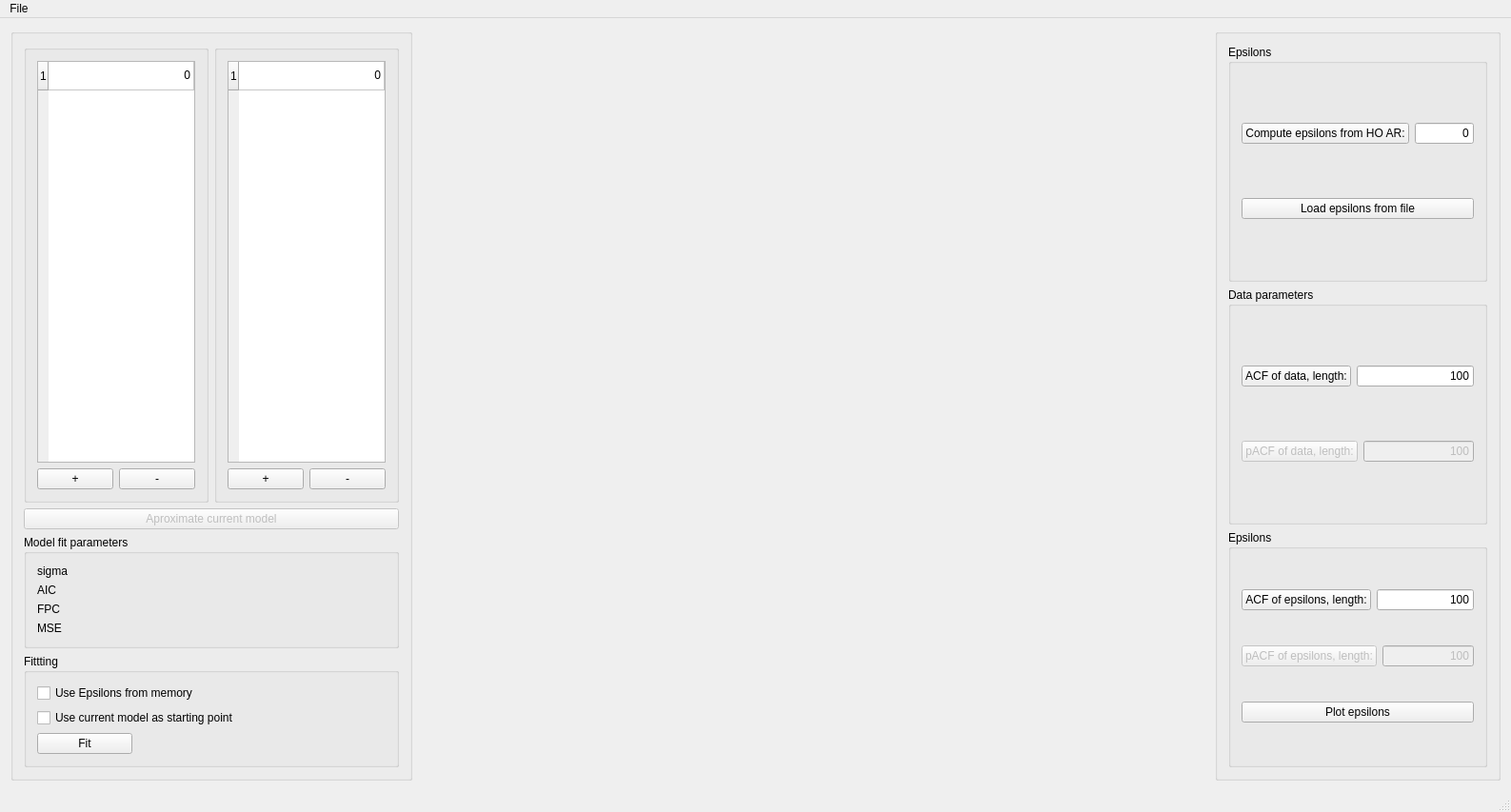
<?xml version="1.0" encoding="UTF-8"?>
<ui version="4.0">
 <class>ARMAXmainWindow</class>
 <widget class="QMainWindow" name="ARMAXmainWindow">
  <property name="geometry">
   <rect>
    <x>0</x>
    <y>0</y>
    <width>1587</width>
    <height>853</height>
   </rect>
  </property>
  <property name="minimumSize">
   <size>
    <width>1024</width>
    <height>760</height>
   </size>
  </property>
  <property name="baseSize">
   <size>
    <width>1024</width>
    <height>760</height>
   </size>
  </property>
  <property name="windowTitle">
   <string>ARMAXmainWindow</string>
  </property>
  <property name="dockOptions">
   <set>QMainWindow::AllowTabbedDocks|QMainWindow::AnimatedDocks|QMainWindow::GroupedDragging</set>
  </property>
  <widget class="QWidget" name="centralWidget">
   <property name="sizePolicy">
    <sizepolicy hsizetype="Expanding" vsizetype="Expanding">
     <horstretch>0</horstretch>
     <verstretch>0</verstretch>
    </sizepolicy>
   </property>
   <property name="minimumSize">
    <size>
     <width>1447</width>
     <height>704</height>
    </size>
   </property>
   <layout class="QHBoxLayout" name="horizontalLayout_7">
    <item>
     <widget class="QGroupBox" name="Leftcontrols">
      <property name="minimumSize">
       <size>
        <width>100</width>
        <height>0</height>
       </size>
      </property>
      <property name="maximumSize">
       <size>
        <width>350</width>
        <height>16777215</height>
       </size>
      </property>
      <layout class="QVBoxLayout" name="verticalLayout_2">
       <property name="sizeConstraint">
        <enum>QLayout::SetMinimumSize</enum>
       </property>
       <item>
        <layout class="QHBoxLayout" name="horizontalLayout">
         <item>
          <widget class="QGroupBox" name="ARParametersSection">
           <property name="title">
            <string/>
           </property>
           <layout class="QVBoxLayout" name="verticalLayout_5">
            <item>
             <widget class="QTableWidget" name="ARTable">
              <property name="contextMenuPolicy">
               <enum>Qt::PreventContextMenu</enum>
              </property>
              <property name="sizeAdjustPolicy">
               <enum>QAbstractScrollArea::AdjustIgnored</enum>
              </property>
              <property name="rowCount">
               <number>1</number>
              </property>
              <attribute name="horizontalHeaderVisible">
               <bool>false</bool>
              </attribute>
              <attribute name="horizontalHeaderMinimumSectionSize">
               <number>46</number>
              </attribute>
              <attribute name="horizontalHeaderShowSortIndicator" stdset="0">
               <bool>false</bool>
              </attribute>
              <attribute name="horizontalHeaderStretchLastSection">
               <bool>true</bool>
              </attribute>
              <attribute name="verticalHeaderStretchLastSection">
               <bool>false</bool>
              </attribute>
              <row/>
              <column>
               <property name="text">
                <string>AR</string>
               </property>
              </column>
              <item row="0" column="0">
               <property name="text">
                <string>0</string>
               </property>
               <property name="textAlignment">
                <set>AlignTrailing|AlignVCenter</set>
               </property>
              </item>
             </widget>
            </item>
            <item>
             <layout class="QHBoxLayout" name="ARChangeSection">
              <item>
               <widget class="QPushButton" name="IncreaseARButton">
                <property name="text">
                 <string>+</string>
                </property>
               </widget>
              </item>
              <item>
               <widget class="QPushButton" name="DecreaseARButton">
                <property name="text">
                 <string>-</string>
                </property>
               </widget>
              </item>
             </layout>
            </item>
           </layout>
          </widget>
         </item>
         <item>
          <widget class="QGroupBox" name="MAParametersSection">
           <property name="title">
            <string/>
           </property>
           <layout class="QVBoxLayout" name="verticalLayout_9">
            <item>
             <widget class="QTableWidget" name="MATable">
              <property name="contextMenuPolicy">
               <enum>Qt::PreventContextMenu</enum>
              </property>
              <property name="sizeAdjustPolicy">
               <enum>QAbstractScrollArea::AdjustIgnored</enum>
              </property>
              <property name="rowCount">
               <number>1</number>
              </property>
              <attribute name="horizontalHeaderVisible">
               <bool>false</bool>
              </attribute>
              <attribute name="horizontalHeaderMinimumSectionSize">
               <number>46</number>
              </attribute>
              <attribute name="horizontalHeaderShowSortIndicator" stdset="0">
               <bool>false</bool>
              </attribute>
              <attribute name="horizontalHeaderStretchLastSection">
               <bool>true</bool>
              </attribute>
              <attribute name="verticalHeaderStretchLastSection">
               <bool>false</bool>
              </attribute>
              <row/>
              <column>
               <property name="text">
                <string>MA</string>
               </property>
              </column>
              <item row="0" column="0">
               <property name="text">
                <string>0</string>
               </property>
               <property name="textAlignment">
                <set>AlignTrailing|AlignVCenter</set>
               </property>
              </item>
             </widget>
            </item>
            <item>
             <layout class="QHBoxLayout" name="ModelOrderChangeSection_2">
              <item>
               <widget class="QPushButton" name="IncreaseMAButton">
                <property name="text">
                 <string>+</string>
                </property>
               </widget>
              </item>
              <item>
               <widget class="QPushButton" name="DecreaseMAButton">
                <property name="text">
                 <string>-</string>
                </property>
               </widget>
              </item>
             </layout>
            </item>
           </layout>
          </widget>
         </item>
        </layout>
       </item>
       <item>
        <widget class="QPushButton" name="AproximationButton">
         <property name="enabled">
          <bool>false</bool>
         </property>
         <property name="text">
          <string>Aproximate current model</string>
         </property>
        </widget>
       </item>
       <item>
        <widget class="QGroupBox" name="ModelFitParametrsSection">
         <property name="title">
          <string>Model fit parameters</string>
         </property>
         <layout class="QVBoxLayout" name="verticalLayout_4">
          <item>
           <widget class="QLabel" name="SigmaLabel">
            <property name="text">
             <string>sigma</string>
            </property>
           </widget>
          </item>
          <item>
           <widget class="QLabel" name="AIClabel">
            <property name="text">
             <string>AIC</string>
            </property>
           </widget>
          </item>
          <item>
           <widget class="QLabel" name="FPClabel">
            <property name="text">
             <string>FPC</string>
            </property>
           </widget>
          </item>
          <item>
           <widget class="QLabel" name="MSElabel">
            <property name="text">
             <string>MSE</string>
            </property>
           </widget>
          </item>
         </layout>
        </widget>
       </item>
       <item>
        <widget class="QGroupBox" name="FittingSection">
         <property name="sizePolicy">
          <sizepolicy hsizetype="Preferred" vsizetype="Preferred">
           <horstretch>0</horstretch>
           <verstretch>0</verstretch>
          </sizepolicy>
         </property>
         <property name="title">
          <string>Fittting</string>
         </property>
         <property name="alignment">
          <set>Qt::AlignLeading|Qt::AlignLeft|Qt::AlignTop</set>
         </property>
         <layout class="QVBoxLayout" name="verticalLayout">
          <item>
           <widget class="QCheckBox" name="UseEpsilonsCheckbox">
            <property name="text">
             <string>Use Epsilons from memory</string>
            </property>
           </widget>
          </item>
          <item>
           <widget class="QCheckBox" name="UseStartingPointCheckbox">
            <property name="text">
             <string>Use current model as starting point </string>
            </property>
           </widget>
          </item>
          <item>
           <widget class="QPushButton" name="FitButton">
            <property name="sizePolicy">
             <sizepolicy hsizetype="Expanding" vsizetype="Fixed">
              <horstretch>0</horstretch>
              <verstretch>0</verstretch>
             </sizepolicy>
            </property>
            <property name="maximumSize">
             <size>
              <width>100</width>
              <height>16777215</height>
             </size>
            </property>
            <property name="layoutDirection">
             <enum>Qt::LeftToRight</enum>
            </property>
            <property name="text">
             <string>Fit</string>
            </property>
           </widget>
          </item>
         </layout>
        </widget>
       </item>
      </layout>
     </widget>
    </item>
    <item>
     <widget class="QCustomPlot" name="Chart" native="true">
      <property name="enabled">
       <bool>true</bool>
      </property>
      <property name="minimumSize">
       <size>
        <width>800</width>
        <height>600</height>
       </size>
      </property>
      <property name="mouseTracking">
       <bool>true</bool>
      </property>
      <property name="contextMenuPolicy">
       <enum>Qt::NoContextMenu</enum>
      </property>
     </widget>
    </item>
    <item>
     <widget class="QGroupBox" name="RightControls">
      <property name="maximumSize">
       <size>
        <width>300</width>
        <height>16777215</height>
       </size>
      </property>
      <layout class="QVBoxLayout" name="verticalLayout_3">
       <item>
        <widget class="QGroupBox" name="EpsilonsLoadSection">
         <property name="title">
          <string>Epsilons</string>
         </property>
         <layout class="QVBoxLayout" name="verticalLayout_6">
          <item>
           <layout class="QHBoxLayout" name="ComputeEpsilonsSection">
            <item>
             <widget class="QPushButton" name="ComputeEpsilonsButton">
              <property name="enabled">
               <bool>true</bool>
              </property>
              <property name="text">
               <string>Compute epsilons from HO AR:</string>
              </property>
             </widget>
            </item>
            <item>
             <widget class="QLineEdit" name="HighOrderARedit">
              <property name="enabled">
               <bool>true</bool>
              </property>
              <property name="text">
               <string>0</string>
              </property>
              <property name="alignment">
               <set>Qt::AlignRight|Qt::AlignTrailing|Qt::AlignVCenter</set>
              </property>
             </widget>
            </item>
           </layout>
          </item>
          <item>
           <layout class="QHBoxLayout" name="LoadEpsilonsFromFileSection">
            <item>
             <widget class="QPushButton" name="LoadEpsilonsButton">
              <property name="enabled">
               <bool>true</bool>
              </property>
              <property name="text">
               <string>Load epsilons from file</string>
              </property>
             </widget>
            </item>
           </layout>
          </item>
         </layout>
        </widget>
       </item>
       <item>
        <widget class="QGroupBox" name="DataParametersSection">
         <property name="title">
          <string>Data parameters</string>
         </property>
         <layout class="QVBoxLayout" name="verticalLayout_7">
          <item>
           <layout class="QHBoxLayout" name="ACFofDataSection">
            <item>
             <widget class="QPushButton" name="ACFdataButton">
              <property name="enabled">
               <bool>true</bool>
              </property>
              <property name="text">
               <string>ACF of data, length:</string>
              </property>
             </widget>
            </item>
            <item>
             <widget class="QLineEdit" name="ACFdataLengthBox">
              <property name="enabled">
               <bool>true</bool>
              </property>
              <property name="text">
               <string>100</string>
              </property>
              <property name="alignment">
               <set>Qt::AlignRight|Qt::AlignTrailing|Qt::AlignVCenter</set>
              </property>
             </widget>
            </item>
           </layout>
          </item>
          <item>
           <layout class="QHBoxLayout" name="pACFdataSection">
            <item>
             <widget class="QPushButton" name="pACFdataButton">
              <property name="enabled">
               <bool>false</bool>
              </property>
              <property name="text">
               <string>pACF of data, length:</string>
              </property>
             </widget>
            </item>
            <item>
             <widget class="QLineEdit" name="pACFdataLengthBox">
              <property name="enabled">
               <bool>false</bool>
              </property>
              <property name="text">
               <string>100</string>
              </property>
              <property name="alignment">
               <set>Qt::AlignRight|Qt::AlignTrailing|Qt::AlignVCenter</set>
              </property>
             </widget>
            </item>
           </layout>
          </item>
         </layout>
        </widget>
       </item>
       <item>
        <widget class="QGroupBox" name="EpsilonsParametersSection">
         <property name="title">
          <string>Epsilons</string>
         </property>
         <layout class="QVBoxLayout" name="verticalLayout_8">
          <item>
           <layout class="QHBoxLayout" name="ACFofEpsilonsSection">
            <item>
             <widget class="QPushButton" name="ACFepsilonsButton_2">
              <property name="enabled">
               <bool>true</bool>
              </property>
              <property name="text">
               <string>ACF of epsilons, length:</string>
              </property>
             </widget>
            </item>
            <item>
             <widget class="QLineEdit" name="ACFepsilonsLengthBox">
              <property name="enabled">
               <bool>true</bool>
              </property>
              <property name="text">
               <string>100</string>
              </property>
              <property name="alignment">
               <set>Qt::AlignRight|Qt::AlignTrailing|Qt::AlignVCenter</set>
              </property>
             </widget>
            </item>
           </layout>
          </item>
          <item>
           <layout class="QHBoxLayout" name="pACFepsilonsSection">
            <item>
             <widget class="QPushButton" name="pACFepsilonsButton">
              <property name="enabled">
               <bool>false</bool>
              </property>
              <property name="text">
               <string>pACF of epsilons, length:</string>
              </property>
             </widget>
            </item>
            <item>
             <widget class="QLineEdit" name="pACFepsilonsLengthBox">
              <property name="enabled">
               <bool>false</bool>
              </property>
              <property name="text">
               <string>100</string>
              </property>
              <property name="alignment">
               <set>Qt::AlignRight|Qt::AlignTrailing|Qt::AlignVCenter</set>
              </property>
             </widget>
            </item>
           </layout>
          </item>
          <item>
           <widget class="QPushButton" name="plotEpsilonsButton">
            <property name="enabled">
             <bool>true</bool>
            </property>
            <property name="text">
             <string>Plot epsilons</string>
            </property>
           </widget>
          </item>
         </layout>
        </widget>
       </item>
      </layout>
     </widget>
    </item>
   </layout>
   <zorder>RightControls</zorder>
   <zorder>Leftcontrols</zorder>
   <zorder>Chart</zorder>
  </widget>
  <widget class="QMenuBar" name="menuBar">
   <property name="geometry">
    <rect>
     <x>0</x>
     <y>0</y>
     <width>1587</width>
     <height>26</height>
    </rect>
   </property>
   <widget class="QMenu" name="menuFile">
    <property name="title">
     <string>File</string>
    </property>
    <addaction name="actionLoad_data"/>
    <addaction name="actionLoad_epsilons"/>
    <addaction name="actionSave_model"/>
    <addaction name="actionClear_memory"/>
   </widget>
   <addaction name="menuFile"/>
  </widget>
  <widget class="QStatusBar" name="statusBar"/>
  <action name="actionLoad_data">
   <property name="text">
    <string>Load data</string>
   </property>
  </action>
  <action name="actionLoad_epsilons">
   <property name="text">
    <string>Load epsilons</string>
   </property>
  </action>
  <action name="actionSave_model">
   <property name="text">
    <string>Save model</string>
   </property>
  </action>
  <action name="actionClear_memory">
   <property name="text">
    <string>Clear memory</string>
   </property>
  </action>
 </widget>
 <layoutdefault spacing="6" margin="11"/>
 <customwidgets>
  <customwidget>
   <class>QCustomPlot</class>
   <extends>QWidget</extends>
   <header location="global">qcustomplot.h</header>
   <container>1</container>
  </customwidget>
 </customwidgets>
 <resources/>
 <connections>
  <connection>
   <sender>DecreaseARButton</sender>
   <signal>clicked()</signal>
   <receiver>ARMAXmainWindow</receiver>
   <slot>DecreaseARModel()</slot>
   <hints>
    <hint type="sourcelabel">
     <x>159</x>
     <y>510</y>
    </hint>
    <hint type="destinationlabel">
     <x>6</x>
     <y>542</y>
    </hint>
   </hints>
  </connection>
  <connection>
   <sender>LoadEpsilonsButton</sender>
   <signal>clicked()</signal>
   <receiver>ARMAXmainWindow</receiver>
   <slot>LoadEpsilonsFromFile()</slot>
   <hints>
    <hint type="sourcelabel">
     <x>1444</x>
     <y>227</y>
    </hint>
    <hint type="destinationlabel">
     <x>1580</x>
     <y>218</y>
    </hint>
   </hints>
  </connection>
  <connection>
   <sender>ComputeEpsilonsButton</sender>
   <signal>clicked()</signal>
   <receiver>ARMAXmainWindow</receiver>
   <slot>ComputeEpsilons()</slot>
   <hints>
    <hint type="sourcelabel">
     <x>1371</x>
     <y>118</y>
    </hint>
    <hint type="destinationlabel">
     <x>1580</x>
     <y>78</y>
    </hint>
   </hints>
  </connection>
  <connection>
   <sender>HighOrderARedit</sender>
   <signal>textEdited(QString)</signal>
   <receiver>ARMAXmainWindow</receiver>
   <slot>ControlField()</slot>
   <hints>
    <hint type="sourcelabel">
     <x>1535</x>
     <y>118</y>
    </hint>
    <hint type="destinationlabel">
     <x>1582</x>
     <y>119</y>
    </hint>
   </hints>
  </connection>
  <connection>
   <sender>ACFdataLengthBox</sender>
   <signal>textEdited(QString)</signal>
   <receiver>ARMAXmainWindow</receiver>
   <slot>ControlField()</slot>
   <hints>
    <hint type="sourcelabel">
     <x>1466</x>
     <y>383</y>
    </hint>
    <hint type="destinationlabel">
     <x>1585</x>
     <y>376</y>
    </hint>
   </hints>
  </connection>
  <connection>
   <sender>pACFdataLengthBox</sender>
   <signal>textEdited(QString)</signal>
   <receiver>ARMAXmainWindow</receiver>
   <slot>ControlField()</slot>
   <hints>
    <hint type="sourcelabel">
     <x>1512</x>
     <y>488</y>
    </hint>
    <hint type="destinationlabel">
     <x>1587</x>
     <y>485</y>
    </hint>
   </hints>
  </connection>
  <connection>
   <sender>ACFepsilonsLengthBox</sender>
   <signal>textEdited(QString)</signal>
   <receiver>ARMAXmainWindow</receiver>
   <slot>ControlField()</slot>
   <hints>
    <hint type="sourcelabel">
     <x>1513</x>
     <y>633</y>
    </hint>
    <hint type="destinationlabel">
     <x>1583</x>
     <y>629</y>
    </hint>
   </hints>
  </connection>
  <connection>
   <sender>pACFepsilonsLengthBox</sender>
   <signal>textEdited(QString)</signal>
   <receiver>ARMAXmainWindow</receiver>
   <slot>ControlField()</slot>
   <hints>
    <hint type="sourcelabel">
     <x>1530</x>
     <y>717</y>
    </hint>
    <hint type="destinationlabel">
     <x>1583</x>
     <y>714</y>
    </hint>
   </hints>
  </connection>
  <connection>
   <sender>ACFdataButton</sender>
   <signal>clicked()</signal>
   <receiver>ARMAXmainWindow</receiver>
   <slot>ComputeACFdata()</slot>
   <hints>
    <hint type="sourcelabel">
     <x>1355</x>
     <y>383</y>
    </hint>
    <hint type="destinationlabel">
     <x>1587</x>
     <y>345</y>
    </hint>
   </hints>
  </connection>
  <connection>
   <sender>pACFdataButton</sender>
   <signal>clicked()</signal>
   <receiver>ARMAXmainWindow</receiver>
   <slot>ComputepACFdata()</slot>
   <hints>
    <hint type="sourcelabel">
     <x>1348</x>
     <y>498</y>
    </hint>
    <hint type="destinationlabel">
     <x>1584</x>
     <y>468</y>
    </hint>
   </hints>
  </connection>
  <connection>
   <sender>ACFepsilonsButton_2</sender>
   <signal>clicked()</signal>
   <receiver>ARMAXmainWindow</receiver>
   <slot>ComputeACFepsilons()</slot>
   <hints>
    <hint type="sourcelabel">
     <x>1389</x>
     <y>624</y>
    </hint>
    <hint type="destinationlabel">
     <x>1586</x>
     <y>592</y>
    </hint>
   </hints>
  </connection>
  <connection>
   <sender>pACFepsilonsButton</sender>
   <signal>clicked()</signal>
   <receiver>ARMAXmainWindow</receiver>
   <slot>ComputepACFepsilons()</slot>
   <hints>
    <hint type="sourcelabel">
     <x>1376</x>
     <y>728</y>
    </hint>
    <hint type="destinationlabel">
     <x>1587</x>
     <y>679</y>
    </hint>
   </hints>
  </connection>
  <connection>
   <sender>plotEpsilonsButton</sender>
   <signal>clicked()</signal>
   <receiver>ARMAXmainWindow</receiver>
   <slot>PlotEpsilons()</slot>
   <hints>
    <hint type="sourcelabel">
     <x>1401</x>
     <y>787</y>
    </hint>
    <hint type="destinationlabel">
     <x>1585</x>
     <y>760</y>
    </hint>
   </hints>
  </connection>
  <connection>
   <sender>FitButton</sender>
   <signal>clicked()</signal>
   <receiver>ARMAXmainWindow</receiver>
   <slot>Fit()</slot>
   <hints>
    <hint type="sourcelabel">
     <x>72</x>
     <y>793</y>
    </hint>
    <hint type="destinationlabel">
     <x>101</x>
     <y>818</y>
    </hint>
   </hints>
  </connection>
  <connection>
   <sender>AproximationButton</sender>
   <signal>clicked()</signal>
   <receiver>ARMAXmainWindow</receiver>
   <slot>aproximateCurrentModel()</slot>
   <hints>
    <hint type="sourcelabel">
     <x>188</x>
     <y>557</y>
    </hint>
    <hint type="destinationlabel">
     <x>3</x>
     <y>603</y>
    </hint>
   </hints>
  </connection>
  <connection>
   <sender>IncreaseARButton</sender>
   <signal>clicked()</signal>
   <receiver>ARMAXmainWindow</receiver>
   <slot>IncreaseARModel()</slot>
   <hints>
    <hint type="sourcelabel">
     <x>49</x>
     <y>508</y>
    </hint>
    <hint type="destinationlabel">
     <x>0</x>
     <y>510</y>
    </hint>
   </hints>
  </connection>
  <connection>
   <sender>IncreaseMAButton</sender>
   <signal>clicked()</signal>
   <receiver>ARMAXmainWindow</receiver>
   <slot>IncreaseMAModel()</slot>
   <hints>
    <hint type="sourcelabel">
     <x>235</x>
     <y>501</y>
    </hint>
    <hint type="destinationlabel">
     <x>4</x>
     <y>409</y>
    </hint>
   </hints>
  </connection>
  <connection>
   <sender>DecreaseMAButton</sender>
   <signal>clicked()</signal>
   <receiver>ARMAXmainWindow</receiver>
   <slot>DecreaseMAModel()</slot>
   <hints>
    <hint type="sourcelabel">
     <x>316</x>
     <y>513</y>
    </hint>
    <hint type="destinationlabel">
     <x>4</x>
     <y>457</y>
    </hint>
   </hints>
  </connection>
  <connection>
   <sender>ARTable</sender>
   <signal>itemChanged(QTableWidgetItem*)</signal>
   <receiver>ARMAXmainWindow</receiver>
   <slot>ChangeARModel(QTableWidgetItem*)</slot>
   <hints>
    <hint type="sourcelabel">
     <x>124</x>
     <y>178</y>
    </hint>
    <hint type="destinationlabel">
     <x>8</x>
     <y>146</y>
    </hint>
   </hints>
  </connection>
  <connection>
   <sender>MATable</sender>
   <signal>itemChanged(QTableWidgetItem*)</signal>
   <receiver>ARMAXmainWindow</receiver>
   <slot>ChangeMAModel(QTableWidgetItem*)</slot>
   <hints>
    <hint type="sourcelabel">
     <x>274</x>
     <y>233</y>
    </hint>
    <hint type="destinationlabel">
     <x>3</x>
     <y>256</y>
    </hint>
   </hints>
  </connection>
 </connections>
 <slots>
  <slot>DecreaseARModel()</slot>
  <slot>aproximateCurrentModel()</slot>
  <slot>ChangeARModel(QTableWidgetItem*)</slot>
 </slots>
</ui>
